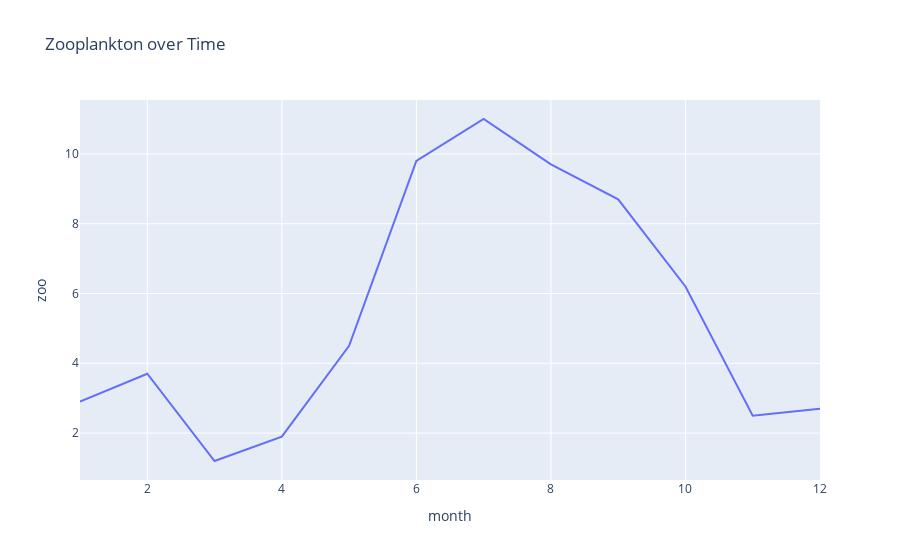

The code cell stored with this chart in its notebook:
### Code cell
fig = px.line(obs, y="zoo", title="Zooplankton over Time")
fig.show()

### Figure 1 — Plotly figure (JSON) as saved in the notebook; plotly's stock layout.template omitted (floating-point values rounded to 4 significant figures)
{"data": [{"hovertemplate": "month=%{x}<br>zoo=%{y}<extra></extra>", "legendgroup": "", "line": {"color": "#636efa", "dash": "solid"}, "marker": {"symbol": "circle"}, "mode": "lines", "name": "", "orientation": "v", "showlegend": false, "type": "scatter", "x": [1, 2, 3, 4, 5, 6, 7, 8, 9, 10, 11, 12], "xaxis": "x", "y": [2.9, 3.7, 1.2, 1.9, 4.5, 9.8, 11, 9.7, 8.7, 6.2, 2.5, 2.7], "yaxis": "y"}], "layout": {"legend": {"tracegroupgap": 0}, "title": {"text": "Zooplankton over Time"}, "xaxis": {"anchor": "y", "domain": [0, 1], "title": {"text": "month"}}, "yaxis": {"anchor": "x", "domain": [0, 1], "title": {"text": "zoo"}}}}
